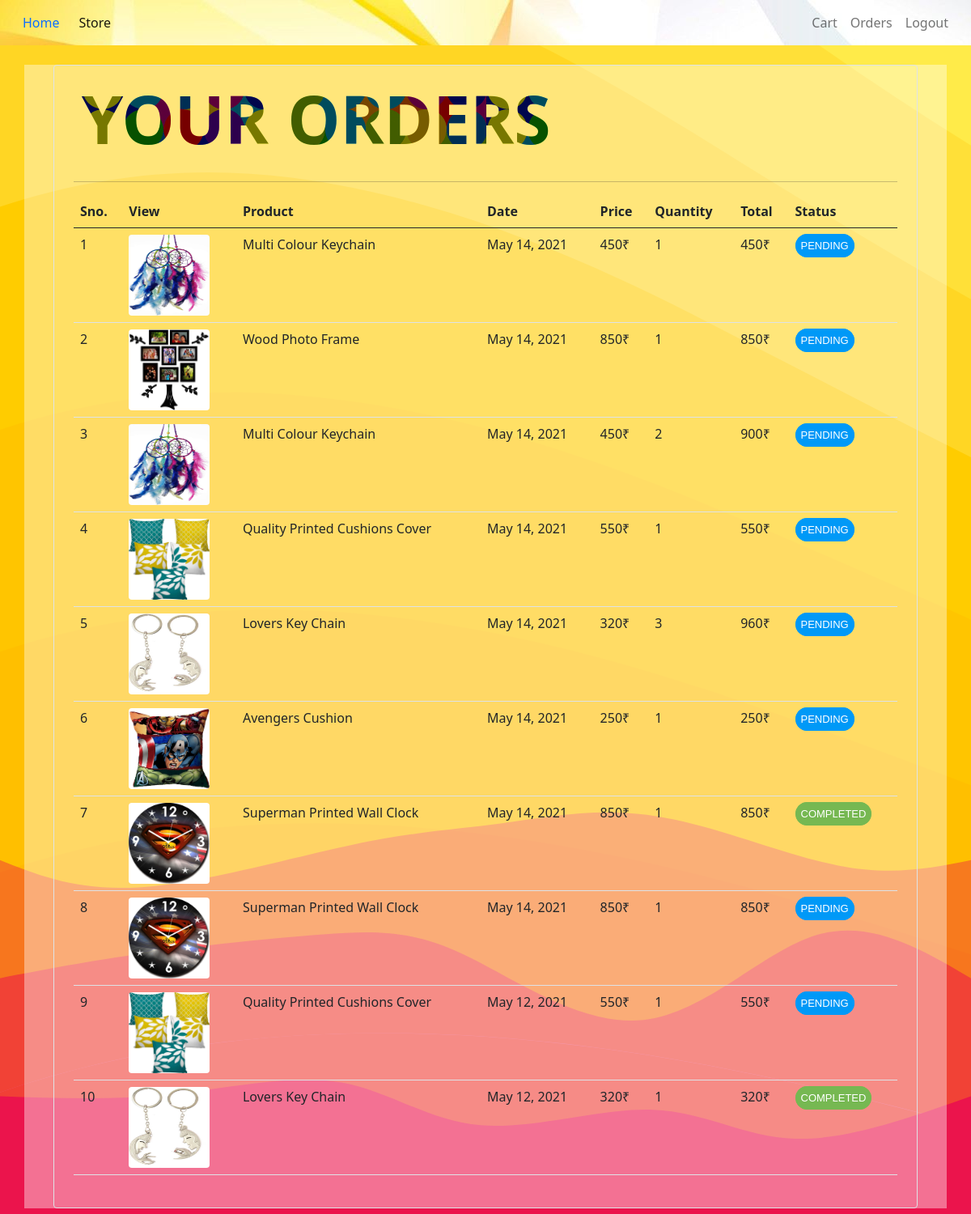
The page /orders (signed in) on the database its author committed.
### store/models/orders.py (models this page shows, shortened)
class Order(models.Model):
    product = models.ForeignKey(Product,on_delete=models.CASCADE)
    customer = models.ForeignKey(Customer, on_delete=models.CASCADE)
    quantity = models.IntegerField(default=1)
    price = models.IntegerField()
    firstname = models.CharField(max_length=50)
    lastname = models.CharField(max_length=50,default='')
    phone = models.CharField(max_length=50,default='')
    payment= models.CharField(max_length=50,default='')
    address = models.CharField(max_length=100,default='')
    zipcode = models.CharField(max_length=10,default='')
    city = models.CharField(max_length=10,default='')
    state = models.CharField(max_length=10,default='')
    country = models.CharField(max_length=10,default='')
    location = models.CharField(max_length=100,default='')
    date= models.DateField(default=datetime.datetime.today)
    status= models.BooleanField(default=False)
    def get_orders_by_customer(customer_id):
        return Order.objects.filter(customer=customer_id).order_by('-date')

### store/models/product.py (models this page shows, shortened)
class Product(models.Model):
    name = models.CharField(max_length=50)
    price = models.IntegerField(default=0)
    category = models.ForeignKey(Category, on_delete=models.CASCADE,default=1)
    short_description = models.CharField(max_length=100,default='',null=True)
    more_description = models.CharField(max_length=600,default='',null=True)
    image = models.ImageField(upload_to='uploads/produts/')
    image1 = models.ImageField(upload_to='uploads/produts/',null=True, blank=True)
    image2 = models.ImageField(upload_to='uploads/produts/',null=True, blank=True)

### store/middlewares/auth.py (the view)
    def middleware(request):
        returnUrl= request.META['PATH_INFO']
        print(request.META['PATH_INFO'])
        if  not request.session.get('customer'):
            return redirect(f'cart/login?return_url={returnUrl}')
        response = get_response(request)
        return response

### store/templatetags/cart.py (called while the page is built)
@register.filter(name="multiply")
def multiply(number,number1):
    return number*number1

### store/views/orders.py (called while the page is built)
    def get(self, request):
        customer= request.session.get('customer')
        orders= Order.get_orders_by_customer(customer)
        print(orders)
        return render(request, 'orders.html',{'orders':orders})

### store/templates/orders.html (shortened to what this page needs)
{% load static %} {% load cart %}
<!DOCTYPE html>
<html>
<head>
    <link rel="stylesheet" href="{%  static  'css/orders.css'  %}">
    <link href="https://cdn.jsdelivr.net/npm/bootstrap@5.0.0-beta3/dist/css/bootstrap.min.css" rel="stylesheet">
</head>
<body style="overflow-x: hidden;background-color:beige;">
    <nav id="topnav" class="navbar navbar-expand-lg navbar-light bg-light">
        <div class="container-fluid">
            <a class="nav-link active" href="{% url 'index' %}">Home</a>
            <div class="collapse navbar-collapse" id="navbarSupportedContent">
                <ul class="navbar-nav me-auto mb-2 mb-lg-0">
                    <li class="nav-item">
                        <a class="nav-link active" aria-current="page" href="{% url 'cart' %}">Store</a>
                    </li>
                </ul>
                <ul class="navbar-nav mb-2 mb-lg-0 me-2">
                    {% if request.session.customer %}
                    <li class="nav-item">
                        <a class="nav-link " aria-current="page" href="{% url 'bag' %}">Cart
                        </a>
                    </li>
                    <li class="nav-item">
                        <a class="nav-link " aria-current="page" href="/orders">Orders</a>
                    </li>
                    <li class="nav-item">
                        <a class="nav-link " aria-current="page" href="{% url 'logout' %}">Logout</a>
                    </li>
                    {% endif %}
                </ul>
            </div>
        </div>
    </nav>
    <div class="container" style="z-index: 4;position: relative;">
        <div class="border rounded p-4 m-4">
            <p class=" pl-4 ml-4">YOUR ORDERS </p>
            <hr>
            <table class="table">
                <thead>
                    <tr>
                        <th scope="col">Sno.</th>
                        <th scope="col">View</th>
                        <th scope="col">Product</th>
                        <th scope="col">Date</th>
                        <th scope="col">Price</th>
                        <th scope="col">Quantity</th>
                        <th scope="col">Total</th>
                        <th scope="col">Status</th>
                    </tr>
                </thead>
                <tbody>
                    {%for order in orders %}
                    <tr>
                        <td>{{forloop.counter}}</td>
                        <td><img class="rounded" src="{{order.product.image.url}}" alt="..." style="height: 100px; width: 100px; "></td>
                        <td>{{order.product.name}}</td>
                        <td>{{order.date}}</td>
                        <td>{{order.product.price}}₹</td>
                        <td>{{order.quantity }}</td>
                        <td>{{order.quantity|multiply:order.price }}₹</td>
                        {% if order.status %}
                        <td><small class="completed">COMPLETED</small></td>
                        {% else %}
                        <td><small class="pending">PENDING</small></td>
                        {% endif %}
                    </tr>
                    {% endfor %}
                </tbody>
            </table>
        </div>
    </div>
</body>
</html>

### store/static/css/orders.css (style rules this page uses)
body { background-color: #ffaa00; background-attachment: fixed; background-size: cover; z-index: 8; position: relative; }
body #topnav { background-image: url(Images/s1.JPG); background-repeat: no-repeat; }
body .container { background-color: rgba(255, 255, 255, 0.397); margin-bottom: -600px; }
body div div p { background-image: url(Images/t3.gif); color: rgba(0, 0, 0, 0.534); -webkit-background-clip: text; word-spacing: 2px; font-weight: bold; font-size: 82px; margin-left: 10px; margin-top: -20px; }
.completed { background-color: #76b852; border-radius: 283px; border: 1px solid #76b852; color: white; font-family: Arial; font-size: 13px; padding: 6px 6px; text-decoration: none; text-align: center; text-shadow: 0px 1px 0px #76b852; }
.pending { background-color: #0099F7; border-radius: 283px; border: 1px solid #0099F7; color: white; font-family: Arial; font-size: 13px; padding: 6px 6px; text-decoration: none; text-align: center; text-shadow: 0px 1px 0px #0099F7; }

### rows shown on the page
Order: product.image (picture), product.name "Multi Colour Keychain", date "May 14, 2021", product.price "450", quantity "1", quantity|multiply "450", status "PENDING"
Order: product.image (picture), product.name "Wood Photo Frame", date "May 14, 2021", product.price "850", quantity "1", quantity|multiply "850", status "PENDING"
Order: product.image (picture), product.name "Multi Colour Keychain", date "May 14, 2021", product.price "450", quantity "2", quantity|multiply "900", status "PENDING"
Order: product.image (picture), product.name "Quality Printed Cushions Cover", date "May 14, 2021", product.price "550", quantity "1", quantity|multiply "550", status "PENDING"
Order: product.image (picture), product.name "Lovers Key Chain", date "May 14, 2021", product.price "320", quantity "3", quantity|multiply "960", status "PENDING"
Order: product.image (picture), product.name "Avengers Cushion", date "May 14, 2021", product.price "250", quantity "1", quantity|multiply "250", status "PENDING"
Order: product.image (picture), product.name "Superman Printed Wall Clock", date "May 14, 2021", product.price "850", quantity "1", quantity|multiply "850", status "COMPLETED"
Order: product.image (picture), product.name "Superman Printed Wall Clock", date "May 14, 2021", product.price "850", quantity "1", quantity|multiply "850", status "PENDING"
Order: product.image (picture), product.name "Quality Printed Cushions Cover", date "May 12, 2021", product.price "550", quantity "1", quantity|multiply "550", status "PENDING"
Order: product.image (picture), product.name "Lovers Key Chain", date "May 12, 2021", product.price "320", quantity "1", quantity|multiply "320", status "COMPLETED"
